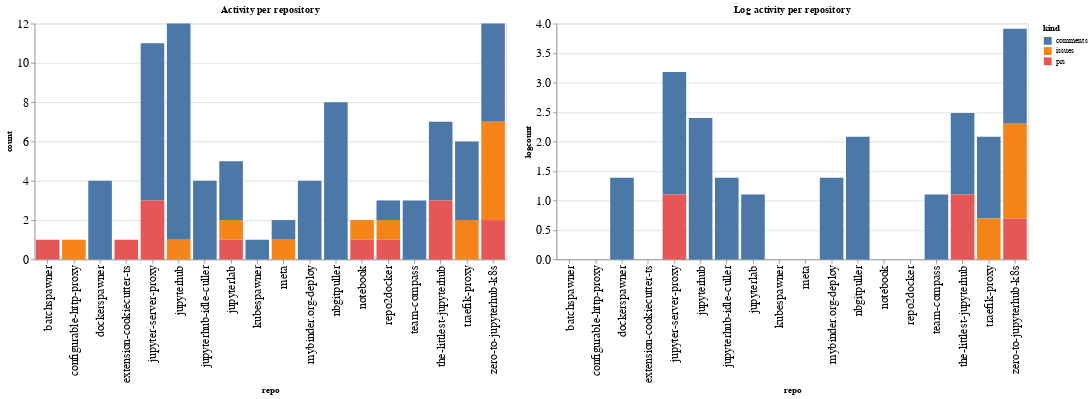

Notebook source saved alongside this figure:
### Code cell
ch1 = alt.Chart(repo_summaries, width=600, title="Activity per repository").mark_bar().encode(
    x='repo',
    y='count',
    color='kind',
    tooltip="kind"
)

ch2 = alt.Chart(repo_summaries, width=600, title="Log activity per repository").mark_bar().encode(
    x='repo',
    y='logcount',
    color='kind',
    tooltip="kind"
)

ch1 | ch2

### Figure 1 — Vega-Lite specification as saved in the notebook (floating-point values rounded to 4 significant figures)
{"config": {"axisLeft": {"labelFontSize": 15}, "axisBottom": {"labelFontSize": 15}}, "hconcat": [{"mark": "bar", "encoding": {"color": {"type": "nominal", "field": "kind"}, "tooltip": {"type": "nominal", "field": "kind"}, "x": {"type": "nominal", "field": "repo"}, "y": {"type": "quantitative", "field": "count"}}, "title": "Activity per repository", "width": 600}, {"mark": "bar", "encoding": {"color": {"type": "nominal", "field": "kind"}, "tooltip": {"type": "nominal", "field": "kind"}, "x": {"type": "nominal", "field": "repo"}, "y": {"type": "quantitative", "field": "logcount"}}, "title": "Log activity per repository", "width": 600}], "data": {"name": "data-22bed3c515da99854c79ff6ce71918f9"}, "$schema": "https://vega.github.io/schema/vega-lite/v4.8.1.json", "datasets": {"data-22bed3c515da99854c79ff6ce71918f9": [{"repo": "batchspawner", "kind": "prs", "count": 1, "logcount": 0.0}, {"repo": "configurable-http-proxy", "kind": "issues", "count": 1, "logcount": 0.0}, {"repo": "dockerspawner", "kind": "comments", "count": 4, "logcount": 1.386}, {"repo": "extension-cookiecutter-ts", "kind": "prs", "count": 1, "logcount": 0.0}, {"repo": "jupyter-server-proxy", "kind": "comments", "count": 8, "logcount": 2.079}, {"repo": "jupyter-server-proxy", "kind": "prs", "count": 3, "logcount": 1.099}, {"repo": "jupyterhub", "kind": "comments", "count": 11, "logcount": 2.398}, {"repo": "jupyterhub", "kind": "issues", "count": 1, "logcount": 0.0}, {"repo": "jupyterhub-idle-culler", "kind": "comments", "count": 4, "logcount": 1.386}, {"repo": "jupyterlab", "kind": "comments", "count": 3, "logcount": 1.099}, {"repo": "jupyterlab", "kind": "issues", "count": 1, "logcount": 0.0}, {"repo": "jupyterlab", "kind": "prs", "count": 1, "logcount": 0.0}, {"repo": "kubespawner", "kind": "comments", "count": 1, "logcount": 0.0}, {"repo": "meta", "kind": "comments", "count": 1, "logcount": 0.0}, {"repo": "meta", "kind": "issues", "count": 1, "logcount": 0.0}, {"repo": "mybinder.org-deploy", "kind": "comments", "count": 4, "logcount": 1.386}, {"repo": "nbgitpuller", "kind": "comments", "count": 8, "logcount": 2.079}, {"repo": "notebook", "kind": "issues", "count": 1, "logcount": 0.0}, {"repo": "notebook", "kind": "prs", "count": 1, "logcount": 0.0}, {"repo": "repo2docker", "kind": "comments", "count": 1, "logcount": 0.0}, {"repo": "repo2docker", "kind": "issues", "count": 1, "logcount": 0.0}, {"repo": "repo2docker", "kind": "prs", "count": 1, "logcount": 0.0}, {"repo": "team-compass", "kind": "comments", "count": 3, "logcount": 1.099}, {"repo": "the-littlest-jupyterhub", "kind": "comments", "count": 4, "logcount": 1.386}, {"repo": "the-littlest-jupyterhub", "kind": "prs", "count": 3, "logcount": 1.099}, {"repo": "traefik-proxy", "kind": "comments", "count": 4, "logcount": 1.386}, {"repo": "traefik-proxy", "kind": "issues", "count": 2, "logcount": 0.6931}, {"repo": "zero-to-jupyterhub-k8s", "kind": "comments", "count": 5, "logcount": 1.609}, {"repo": "zero-to-jupyterhub-k8s", "kind": "issues", "count": 5, "logcount": 1.609}, {"repo": "zero-to-jupyterhub-k8s", "kind": "prs", "count": 2, "logcount": 0.6931}]}}
